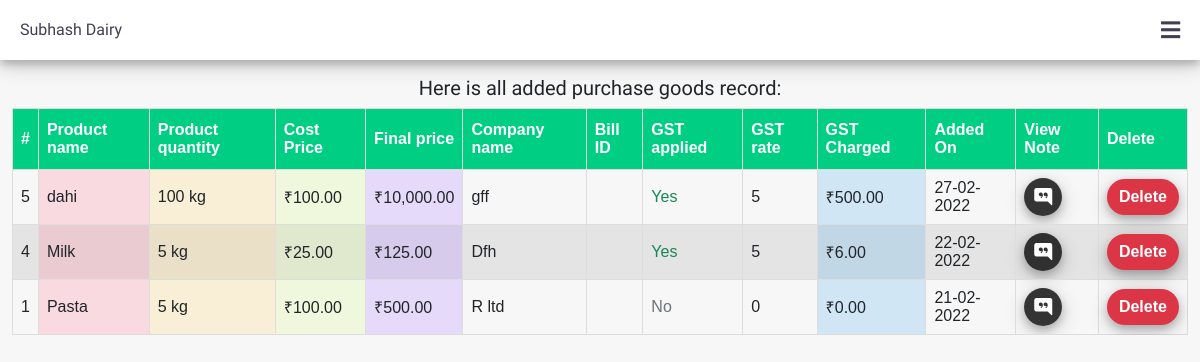
The page /admin/view-purchased-product.php (signed in) on the database its author committed.
### tables this page shows
CREATE TABLE `purchased_product` (
  `purchase_id` int(11) NOT NULL,
  `purchase_product_name` mediumint(50) NOT NULL,
  `purchase_quantity` double NOT NULL,
  `purchase_product_cost_price` double NOT NULL COMMENT 'purchase_product_cost_price ,How much did you get this item for? this will get for already save in product table',
  `purchase_product_final_price` double NOT NULL COMMENT 'After multiplying the price of the commodity and the quantity of the commodity. Value.',
  `purchase_form_whom` varchar(100) NOT NULL COMMENT 'Where you buy this product.',
  `purchase_other_bill_id` varchar(105) NOT NULL,
  `purchase_other_note` varchar(255) NOT NULL,
  `purchase_gst_applied` int(5) NOT NULL,
  `purchase_gst_rate` varchar(30) NOT NULL COMMENT 'How many GST Charges on this Product as % like 5%,28%.',
  `purchase_gst_value` bigint(20) NOT NULL COMMENT 'GST charged on This Product value.',
  `purchase_status` int(5) NOT NULL COMMENT 'Show status as Active or Deactive',
  `purchase_date` varchar(30) NOT NULL,
  `purchase_month` varchar(30) NOT NULL,
  `purchase_product_year` bigint(20) NOT NULL
);

CREATE TABLE `product` (
  `product_id` int(11) NOT NULL,
  `product_name` varchar(100) NOT NULL,
  `product_status` int(5) NOT NULL,
  `product_added_on` varchar(30) NOT NULL,
  `product_purchase_price` double NOT NULL,
  `product_selling_price` double NOT NULL
);

### admin/inc/conn.php (called while the page is built, shortened)
<?php
$webname ="Subhash Dairy";
?>

### admin/inc/top-fun.php (called while the page is built, shortened)
<?php
function getpurchasedata($str){
  $sql ="SELECT * FROM `purchased_product` INNER JOIN product ON purchased_product.purchase_product_name =product.product_id order by purchase_id desc";
$run =mysqli_query($str,$sql);
if (mysqli_num_rows($run) >0) {
  $row =array();
   while($data=mysqli_fetch_assoc($run)){
     $row[] =$data;
   }
   return $row;
 }
}
?>

### admin/view-purchased-product.php (the view)
<?php
require("inc/header.php");
$pdata =getpurchasedata($conn);
?>
<section class="record-of-purchased-product">
  <div class="container-fluid ">
    <div class="text-center mt-3 special-font">
      <h5> Here is all added purchase goods record:</h5>
    </div>
    <div class=" ">
      <div class="table-responsive">
    <table class="customers" id="product">
  <thead >
    <tr>
      <th scope="col" class="serial">#</th>
      <th scope="col">Product name</th>
      <th scope="col">Product quantity</th>
      <th scope="col">Cost Price</th>
      <th scope="col">Final price</th>
      <th scope="col">Company name</th>
      <th scope="col">Bill ID</th>
      <th scope="col">GST applied</th>
      <th scope="col">GST rate</th>
      <th scope="col">GST Charged</th>
      <th scope="col">Added On</th>
      <th scope="col">View Note</th>
      <th scope="col">Delete</th>
    </tr>
  </thead>
   <tbody >
     <?php
      foreach ($pdata as $list) {
        ?>
        <tr>
       <td scope="row"><?php echo $list['purchase_id']; ?></td>
       <td scope="row" class="tbl-col3"><?php echo $list['product_name']; ?> </td>
       <td scope="row" class="tbl-col4"><?php echo $list['purchase_quantity'].' kg'; ?> </td>
       <td scope="row" class="tbl-col2"><?php echo   "₹".number_format($list['purchase_product_cost_price'],"2"); ?> </td>
       <td scope="row" class="tbl-col5"><?php echo   "₹".number_format($list['purchase_product_final_price'],"2"); ?> </td>
       <td scope="row"><?php echo $list['purchase_form_whom']; ?> </td>
       <td scope="row"><?php echo $list['purchase_other_bill_id']; ?> </td>
       <td scope="row"><?php if($list['purchase_gst_applied'] ==1){ echo "<span class='text-success'>Yes</span >"; }else { echo "<span class='text-muted'>No</span >";} ?> </td>
       <td scope="row"><?php echo $list['purchase_gst_rate']; ?> </td>
       <td scope="row" class="tbl-col1"><?php echo   "₹".number_format($list['purchase_gst_value'],"2"); ?> </td>
       <td scope="row"><?php echo $list['purchase_date']; ?> </td>
       <td scope="row"><i class="bi bi-chat-right-quote-fill showpirchase-note e-btn" data-purchasenote="<?php if($list['purchase_other_note'] ==''){ echo 'Not Have Any Note'; }else { echo $list['purchase_other_note']; } ?>"></i></td>
       <td scope="row"> <button class="btn btn-danger" id="dltpurchase-data" data-idofrec="<?php echo $list['purchase_id']; ?>"> Delete</button> </td>
     </tr>
        <?php
      }
       ?>
   </tbody>
</table>
         </div>
    </div>
  </div>
</section>
<?php
require("inc/footer.php");
?>

### admin/inc/header.php (shortened to what this page needs)
<?php
require("conn.php");
require("top-fun.php");
if(!isset($_SESSION["keyoflogin"])){
  ?>
    <script >
    window.location.href =<?php echo $location; ?>;
  </script>
  <?php
}else {
?>
<html>
<head>
    <link href="https://cdn.jsdelivr.net/npm/bootstrap@5.1.3/dist/css/bootstrap.min.css" rel="stylesheet">
     <link rel="stylesheet" href="https://cdnjs.cloudflare.com/ajax/libs/font-awesome/5.15.4/css/all.min.css"  />
     <link rel="stylesheet" href="https://cdnjs.cloudflare.com/ajax/libs/animate.css/4.1.1/animate.min.css"/>
    <link rel="stylesheet" href="https://cdnjs.cloudflare.com/ajax/libs/toastr.js/latest/toastr.min.css" />
         <link rel="stylesheet" href="admin-css/style.css" type="text/css" media="all" />
  </head>
  <body>
     <header class="header">
        <div class="logo animate__animated animate__lightSpeedInLeft">
          <?php echo $webname; ?>
        </div>
        <div class="navigation-bar animate__animated animate__backInUp" id="navShow">
          <i class="fas fa-bars"></i>
        </div>
    </header>
     <?php } ?>

### admin/inc/footer.php (shortened to what this page needs)
  </body>
</html>

### admin/admin-css/style.css (style rules this page uses)
:root { --trans: transparent; --fewtran:rgba(250,250,250,0.25); --primary:#fff; --red:rgb(255,81,82); --black:rgba(0,0,0,0.939); --blue:#2827CC; --blue-5:rgba(40,39,204,0.898); --hvrbg:rgb(71,247,238); --primary-text:rgb(67,62,83); --smoothblack:rgba(0,0,0,0.79); --somothyellow:#F4BE2C; --grydimigo:linear-gradient(rgba(236,0,140,0.902),#fc6767); --grybest:linear-gradient(47deg,rgb(29,196,255) ,rgba(135,236,0,0.724)); --cbox-shadow: 0 4px 8px 0 rgba(0, 0, 0, 0.2), 0 6px 20px 0 rgba(0, 0, 0, 0.19); }
* { padding: 0; margin: 0; box-sizing: border-box; }
.btn { border: none; outline: none; border-radius: 30px; box-shadow: 0 4px 8px 0 rgba(0, 0, 0, 0.2), 0 6px 20px 0 rgba(0, 0, 0, 0.19); font-weight: 800; cursor: pointer; transition: all .23s ease-in-out,all .25s ease-in-out; }
.e-btn { border: none; outline: none; background: var(--smoothblack); color: #fff; border-radius: 50%; padding: 10px; width: 38px; height: 38px; font-size: 18px; font-weight: 680; display: flex; align-items: center; justify-content: center; box-shadow: 0 4px 8px 0 rgba(0, 0, 0, 0.2), 0 6px 20px 0 rgba(0, 0, 0, 0.19); cursor: pointer; transition: all 0.3s ease-in-out; }
body { background: #f7f7f7fd; font-family: 'Poppins', sans-serif; }
.header { background: var(--primary); width: 100%; height: 60px; position: sticky; top: 0; left: 0; display: flex; align-items: center; justify-content: space-between; padding-left: 20px; padding-right: 20px; box-shadow: 0 4px 8px 0 rgba(0, 0, 0, 0.2), 0 6px 20px 0 rgba(0, 0, 0, 0.19); z-index: 999; }
.header .logo { color: var(--primary-text); font-family: 'Mochiy Pop P One', sans-serif; }
.header .navigation-bar { font-size: 22px; color: var(--primary-text); transition: all 0.3s; }
.customers { font-family: Arial, Helvetica, sans-serif; border-collapse: collapse; width: 100%; }
.customers td, .customers th { border: 1px solid #ddd; padding: 8px; transition: all 1.3s; }
.customers tr:nth-child(even) { background-color:rgb(228,228,228); }
.customers th { padding-top: 12px; padding-bottom: 12px; text-align: left; background-color: rgb(0,207,131); color: white; }
.tbl-col1 { background: rgba(54, 162, 235, 0.2); }
.tbl-col2 { background: rgba(203,245,109,0.2); }
.tbl-col3 { background: rgba(255, 99, 132, 0.2); }
.tbl-col4 { background: rgba(255, 206, 86, 0.2); }
.tbl-col5 { background: rgba(153, 102, 255, 0.2); }
::placeholder { color: var(--primary-text); font-weight: 620; }
.special-font { font-family: 'Mochiy Pop P One', sans-serif; }
@media screen and (min-width: 680px) { .table-responsive { max-height: 1000px; } }

### rows shown on the page
purchased_product: purchase_id "5", product.product_name "dahi", purchase_quantity "100", purchase_product_cost_price "100.00", purchase_product_final_price "10,000.00", purchase_form_whom "gff", purchase_gst_applied "Yes", purchase_gst_rate "5", purchase_gst_value "500.00", purchase_date "27-02-2022"
purchased_product: purchase_id "4", product.product_name "Milk", purchase_quantity "5", purchase_product_cost_price "25.00", purchase_product_final_price "125.00", purchase_form_whom "Dfh", purchase_gst_applied "Yes", purchase_gst_rate "5", purchase_gst_value "6.00", purchase_date "22-02-2022"
purchased_product: purchase_id "1", product.product_name "Pasta", purchase_quantity "5", purchase_product_cost_price "100.00", purchase_product_final_price "500.00", purchase_form_whom "R ltd", purchase_gst_applied "No", purchase_gst_rate "0", purchase_gst_value "0.00", purchase_date "21-02-2022"

### other values the page prints
$webname "Subhash Dairy"
